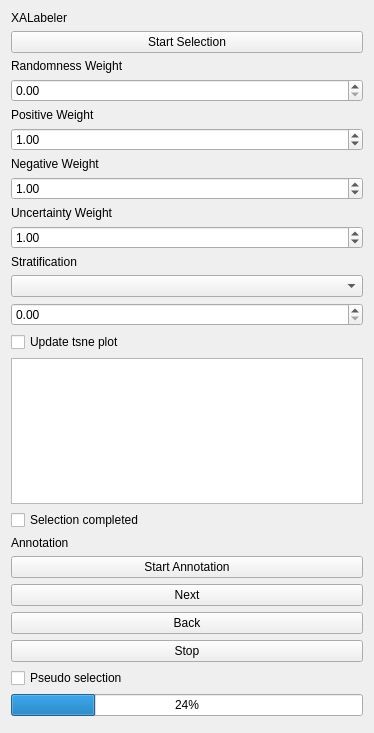
<?xml version="1.0" encoding="UTF-8"?>
<ui version="4.0">
 <class>XALabelerModule</class>
 <widget class="qMRMLWidget" name="XALabelerModule">
  <property name="geometry">
   <rect>
    <x>0</x>
    <y>0</y>
    <width>374</width>
    <height>733</height>
   </rect>
  </property>
  <layout class="QVBoxLayout" name="verticalLayout">
   <item>
    <widget class="QLabel" name="label">
     <property name="text">
      <string>XALabeler</string>
     </property>
    </widget>
   </item>
   <item>
    <widget class="QPushButton" name="startSelectionButton">
     <property name="text">
      <string>Start Selection</string>
     </property>
    </widget>
   </item>
   <item>
    <widget class="QLabel" name="label_6">
     <property name="text">
      <string>Randomness Weight</string>
     </property>
    </widget>
   </item>
   <item>
    <widget class="QDoubleSpinBox" name="deltaBox">
     <property name="maximum">
      <double>1.000000000000000</double>
     </property>
     <property name="singleStep">
      <double>0.100000000000000</double>
     </property>
     <property name="value">
      <double>0.000000000000000</double>
     </property>
    </widget>
   </item>
   <item>
    <widget class="QLabel" name="label_2">
     <property name="text">
      <string>Positive Weight</string>
     </property>
    </widget>
   </item>
   <item>
    <widget class="QDoubleSpinBox" name="alphaBox">
     <property name="maximum">
      <double>100.000000000000000</double>
     </property>
     <property name="singleStep">
      <double>0.100000000000000</double>
     </property>
     <property name="value">
      <double>1.000000000000000</double>
     </property>
    </widget>
   </item>
   <item>
    <widget class="QLabel" name="label_3">
     <property name="text">
      <string>Negative Weight</string>
     </property>
    </widget>
   </item>
   <item>
    <widget class="QDoubleSpinBox" name="betaBox">
     <property name="maximum">
      <double>100.000000000000000</double>
     </property>
     <property name="singleStep">
      <double>0.100000000000000</double>
     </property>
     <property name="value">
      <double>1.000000000000000</double>
     </property>
    </widget>
   </item>
   <item>
    <widget class="QLabel" name="label_4">
     <property name="text">
      <string>Uncertainty Weight</string>
     </property>
    </widget>
   </item>
   <item>
    <widget class="QDoubleSpinBox" name="gammaBox">
     <property name="maximum">
      <double>100.000000000000000</double>
     </property>
     <property name="singleStep">
      <double>0.100000000000000</double>
     </property>
     <property name="value">
      <double>1.000000000000000</double>
     </property>
    </widget>
   </item>
   <item>
    <widget class="QLabel" name="label_5">
     <property name="text">
      <string>Stratification</string>
     </property>
    </widget>
   </item>
   <item>
    <widget class="QComboBox" name="strataBox"/>
   </item>
   <item>
    <widget class="QDoubleSpinBox" name="thetaBox">
     <property name="maximum">
      <double>100.000000000000000</double>
     </property>
     <property name="singleStep">
      <double>0.100000000000000</double>
     </property>
     <property name="value">
      <double>0.000000000000000</double>
     </property>
    </widget>
   </item>
   <item>
    <widget class="QCheckBox" name="tsneCheckBox">
     <property name="text">
      <string>Update tsne plot</string>
     </property>
    </widget>
   </item>
   <item>
    <widget class="QTextBrowser" name="textBatch"/>
   </item>
   <item>
    <widget class="QCheckBox" name="selectionCheckBox">
     <property name="text">
      <string>Selection completed</string>
     </property>
    </widget>
   </item>
   <item>
    <widget class="QLabel" name="label_7">
     <property name="text">
      <string>Annotation</string>
     </property>
    </widget>
   </item>
   <item>
    <widget class="QPushButton" name="startAnnotationButton">
     <property name="enabled">
      <bool>true</bool>
     </property>
     <property name="toolTip">
      <string>Run the algorithm.</string>
     </property>
     <property name="text">
      <string>Start Annotation</string>
     </property>
    </widget>
   </item>
   <item>
    <widget class="QPushButton" name="nextButton">
     <property name="text">
      <string>Next</string>
     </property>
    </widget>
   </item>
   <item>
    <widget class="QPushButton" name="backButton">
     <property name="text">
      <string>Back</string>
     </property>
    </widget>
   </item>
   <item>
    <widget class="QPushButton" name="stopButton">
     <property name="text">
      <string>Stop</string>
     </property>
    </widget>
   </item>
   <item>
    <widget class="QCheckBox" name="pseudoCheckBox">
     <property name="text">
      <string>Pseudo selection</string>
     </property>
    </widget>
   </item>
   <item>
    <widget class="QProgressBar" name="progressBar">
     <property name="value">
      <number>24</number>
     </property>
    </widget>
   </item>
   <item>
    <widget class="qMRMLSegmentEditorWidget" name="segmentEditorWidget" native="true"/>
   </item>
   <item>
    <spacer name="verticalSpacer">
     <property name="orientation">
      <enum>Qt::Orientation::Vertical</enum>
     </property>
     <property name="sizeHint" stdset="0">
      <size>
       <width>20</width>
       <height>40</height>
      </size>
     </property>
    </spacer>
   </item>
  </layout>
 </widget>
 <customwidgets>
  <customwidget>
   <class>qMRMLWidget</class>
   <extends>QWidget</extends>
   <header>qMRMLWidget.h</header>
   <container>1</container>
  </customwidget>
  <customwidget>
   <class>qMRMLSegmentEditorWidget</class>
   <extends>qMRMLWidget</extends>
   <header>qMRMLSegmentEditorWidget.h</header>
   <container>1</container>
  </customwidget>
 </customwidgets>
 <resources/>
 <connections/>
</ui>
